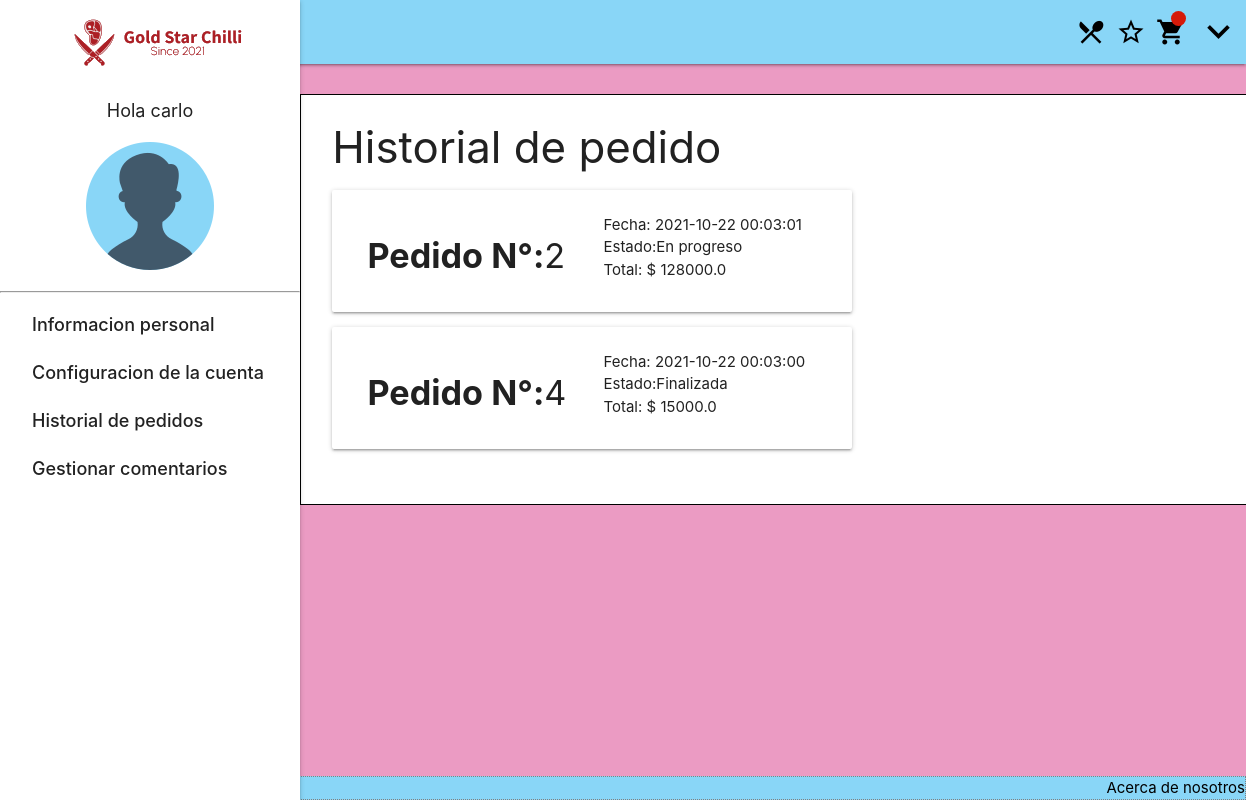
The page /Usuario/Pedidos/ (signed in) on the database as committed earlier.
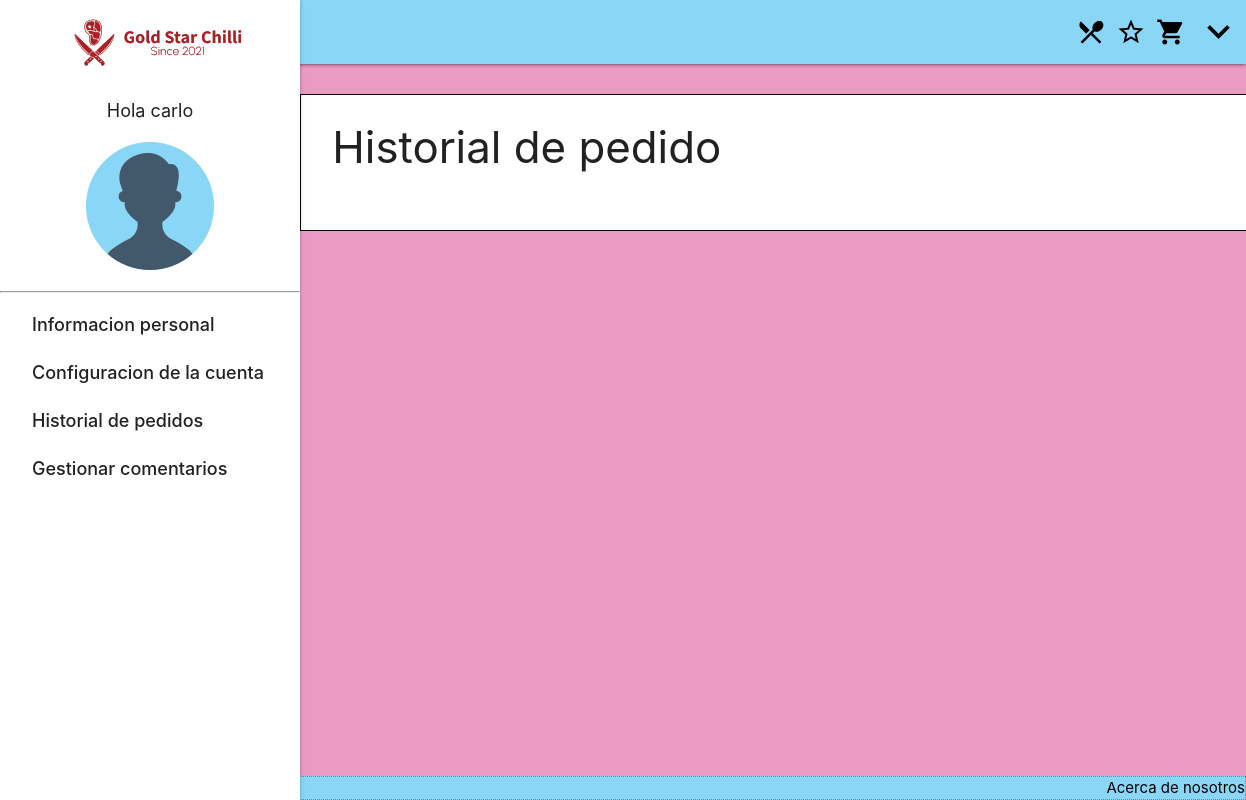
The same page on the database as committed later.
### tables this page shows
CREATE TABLE pedido (id INTEGER PRIMARY KEY AUTOINCREMENT NOT NULL, fecha TIMESTAMP NOT NULL DEFAULT CURRENT_TIMESTAMP, total FLOAT NOT NULL, Confirmado BOOLEAN NOT NULL DEFAULT (false), usuarios_nit INTEGER REFERENCES usuarios (NIT) NOT NULL);

### app.py (the view)
@app.route('/Usuario/Pedidos/')
def pedidosUsuarios():
    if es_usuario():
        statement="SELECT id,fecha,confirmado,total FROM pedido WHERE usuarios_nit=?;"
        parametros=(session["nit"],)
        pedidos = consultarBD(statement,parametros)
        return render_template('usuario_pedidos.html',titulo='Pedidos del usuario',pedidos=pedidos)
    return redirect('/Login')

### app.py (called while the page is built)
def consultarBD(query,params):
    if(query != ''):
        try:
            sqliteConnection = sqlite3.connect('./data/GoldStar.sqlite')
            cursor = sqliteConnection.cursor()
            if params:
                cursor.execute(query,params)
            else:
                cursor.execute(query)
            result = cursor.fetchall()
            cursor.close()
        except sqlite3.Error as error:
            print("Error while connecting to sqlite", error)
        finally:
            if sqliteConnection:
                sqliteConnection.close()
                print("The SQLite connection is closed")
            return result

def es_usuario():
    if 'nit' in session:
        return True
    else:
        return False

### templates/usuario_pedidos.html (shortened to what this page needs)
{% extends "baseUsuarios.html" %}
{% block contenidoUsuario %}
    <div class="col dashboard_innerContent" style="padding: 0px 20px 40px 20px;">
        <div class="col s12 m7">
            <h3 class="header">Historial de pedido</h3>
            {% for pedido in pedidos %}
            <div class="card horizontal">
              <div class="card-stacked">
                <div class="card-content">
                    <div class="col m6">
                        <h4><b>Pedido N°:</b>{{ pedido[0] }}</h4>
                    </div>
                    <div class="col m6">
                        <span>Fecha: {{ pedido[1] }}</span>
                    </div>
                    <div class="col m6">
                        {% if not pedido[2] %}
                          <p>Estado:En progreso</p>
                        {% else %}
                          <p>Estado:Finalizada</p>
                        {% endif %}
                    </div>
                    <div class="col m6">
                        <p>Total: $ {{ pedido[3] }} </p>
                    </div>
                </div>
              </div>
            </div>
            {% endfor %}
          </div>
    </div>
{% endblock %}

### templates/baseUsuarios.html (shortened to what this page needs)
{% extends "base.html" %}
{% block contenido %}
<main>
    <div class="row" style="margin: 0px;">
        <ul id="slide-out" class="sidenav sidenav-fixed">
            <p class="center-align"><a href="/" class="brand-logo"><img src="/static/img/logo.PNG"></a></p>
            <p class="center-align" style="font-size: large;">Hola {{ session["nombre"] }}</p>
            <p class="center-align"><img src="/static/img/user.png"></p>
            <hr>
            <li><a active href="/Usuario/">Informacion personal</a></li>
            <li><a href="/Usuario/Cuenta/">Configuracion de la cuenta</a></li>
            <li><a href="/Usuario/Pedidos/">Historial de pedidos</a></li>
            <li><a href="/Usuario/Comentarios/">Gestionar comentarios</a></li>
        </ul>
        {% block contenidoUsuario %}
        {% endblock %}
    </div>
</main>
{% endblock %}

### templates/base.html (shortened to what this page needs)
<!DOCTYPE html>
<html lang="en">
<head>
	<link rel="stylesheet" href="https://cdnjs.cloudflare.com/ajax/libs/materialize/1.0.0/css/materialize.min.css">
    <link rel="stylesheet" href="/static/css/estilos.css">
    <link rel="stylesheet" href="/static/css/styles.css">
</head>
{% if bodyid %}
<body id="{{ bodyid }}">
{% else %}
<body>
{% endif%}
    <header>
    <nav style="background-color: #89D6F7;">
        <div class="nav-wrapper">
            <a href="/" class="brand-logo"><img src="/static/img/logo.PNG" alt=""style="padding-left: 15px padding-top: 5px;"></a>
            <ul class="right hide-on-med-and-down">
                <li><a class="icono" href="/Menu"><i class="material-icons" style="font-size: 2rem;">restaurant_menu</i></a></li>
                <li><a class="icono" href="/Lista_deseos"><i class="material-icons" style="font-size: 2rem;">star_border</i></a></li>
                <li><a class="icono" href="/Pedidos"><i class="material-icons" style="font-size: 2rem;">shopping_cart</i></a></li>
                <li><a class="icono dropdown-trigger" href="#!" data-target="menudropdown"><i class="material-icons" style="font-size: 3rem;">expand_more</i></a></li>
            </ul>
        </div>
    </nav>
    </header>
    {% if 'nit' in session %}
        {% if session["pedido"] != None %}
        <div class="circuloCarrito"></div>
        {% endif %}
    {% endif %}
	{% block contenido %}
    {% endblock %}
    <div class="footer-copyright" style="background-color: #89D6F7; border: 0.5px dotted grey;">
        <div>© 2021 Copyright
            <a class="black-text right" href="#!" onclick="alert('Esta vacio, vez...');">Acerca de nosotros</a>
        </div>
	</div>
</body>
</html>

### static/css/estilos.css (style rules this page uses)
:root { --header-height: 60px; }

### static/css/styles.css (style rules this page uses)
body { background-color: rgb(235, 155, 195); display: flex; min-height: 100vh; flex-direction: column; }
main { flex: 1 0 auto; }
.icono { padding: 0px 5px; color:black; }
.sidenav li a { font-size: large; }
.dashboard_innerContent { background-color: white; border: 1px solid black; margin-top: 30px; padding: 20px; position: relative; }
@media screen and (min-width: 992px) { .dashboard_innerContent { left: 300px; width: 78%; } }
.brand-logo { padding-left: 15px; padding-top: 5px; }

Rows that differ between the two databases and show on the page:
removed pedido: id "2", fecha "2021-10-22 00:03:01", Confirmado "Estado:En progreso", total "128000.0"
removed pedido: id "4", fecha "2021-10-22 00:03:00", Confirmado "Estado:Finalizada", total "15000.0"
